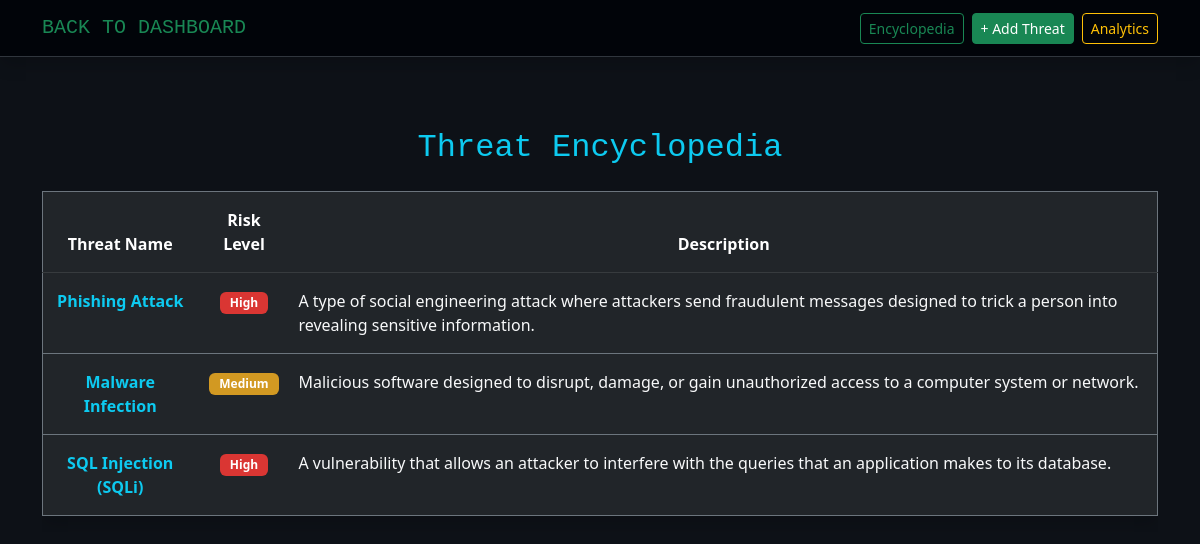
Before: /cyber/threats/ with the older database file.
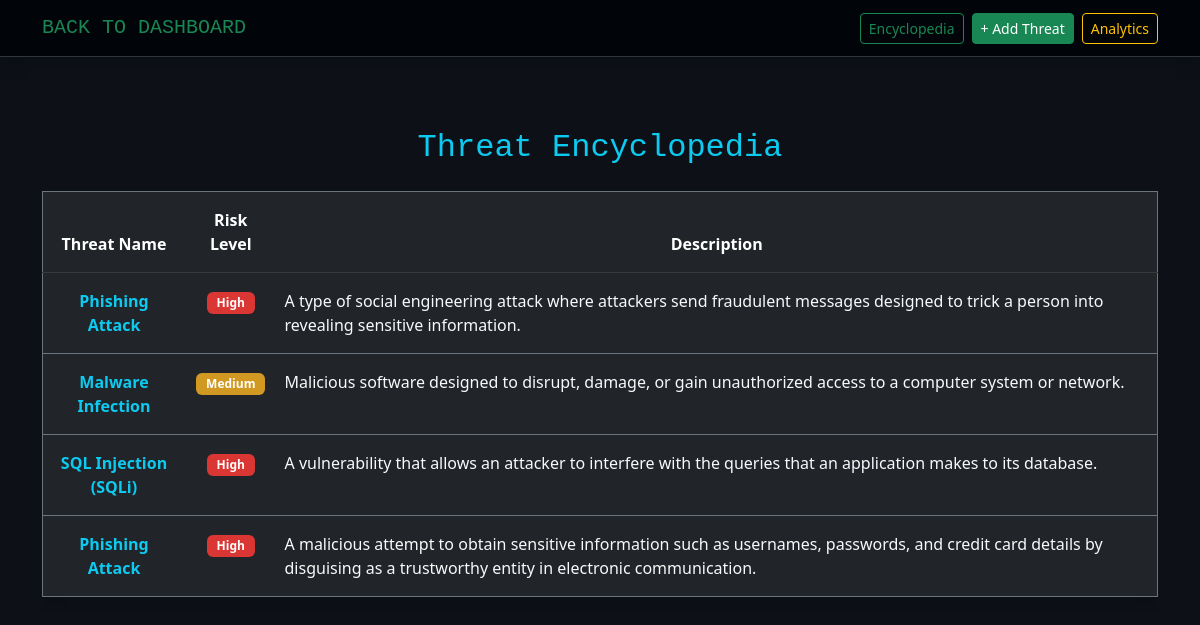
After: the same page with the newer database file.
### cyber_project/models.py (models this page shows, shortened)
class CyberThreat(models.Model):
    RISK_LEVELS = [('High', 'High'), ('Medium', 'Medium'), ('Low', 'Low')]
    name = models.CharField(max_length=100)
    description = models.TextField()
    risk_level = models.CharField(max_length=10, choices=RISK_LEVELS)
    prevention_tips = models.TextField()
    category = models.ForeignKey(ThreatCategory, on_delete=models.CASCADE, null=True, blank=True)
    references = models.ManyToManyField(SecurityReference, blank=True)
    threat_image = models.ImageField(upload_to='threat_pics/', null=True, blank=True)

### cyber_project/views.py (the view)
# urls.py: path('threats/', views.threat_list, name='threat_list'),
def threat_list(request):
    query = request.GET.get('q')
    if query:
        threats = CyberThreat.objects.filter(Q(name__icontains=query) | Q(description__icontains=query))
    else:
        threats = CyberThreat.objects.all().prefetch_related('references')
    return render(request, 'cyber_project/threat_list.html', {'threats': threats})

### cyber_project/templates/cyber_project/threat_list.html
{% extends 'cyber_project/base.html' %}
{% load static %}
{% block content %}
<div class="py-5 text-center">
    <h2 class="mb-4 text-info font-monospace">Threat Encyclopedia</h2>
    <div class="table-responsive">
        <table class="table table-dark table-hover border border-secondary shadow">
            <thead>
                <tr class="table-dark">
                    <th class="py-3">Threat Name</th>
                    <th class="py-3">Risk Level</th>
                    <th class="py-3">Description</th>
                </tr>
            </thead>
            <tbody>
                {% for threat in threats %}
                <tr>
                    <td class="fw-bold text-info py-3">
                        {{ threat.name|truncatechars:25 }}
                    </td>
                    <td class="py-3">
                        <span class="badge badge-{{ threat.risk_level }}">{{ threat.risk_level }}</span>
                    </td>
                    <td class="text-light py-3 text-start">{{ threat.description }}</td>
                </tr>
                {% endfor %}
            </tbody>
        </table>
    </div>
</div>
{% endblock %}

### cyber_project/templates/cyber_project/base.html (shortened to what this page needs)
{% load static %}
<!DOCTYPE html>
<html lang="en">
<head>
    <link href="https://cdn.jsdelivr.net/npm/bootstrap@5.3.0/dist/css/bootstrap.min.css" rel="stylesheet">
</head>
<body>
    <nav class="navbar navbar-dark bg-dark mb-4 shadow">
        <div class="container">
            <a class="navbar-brand text-success font-monospace" href="{% url 'cyber_dashboard' %}">BACK TO DASHBOARD</a>
            <div class="d-flex">
                <a href="{% url 'threat_list' %}" class="btn btn-outline-success btn-sm me-2">Encyclopedia</a>
                <a href="{% url 'add_threat' %}" class="btn btn-success btn-sm me-2">+ Add Threat</a>
                <a href="{% url 'cyber_analytics' %}" class="btn btn-outline-warning btn-sm">Analytics</a>
            </div>
        </div>
    </nav>
    <div class="container">
        {% block content %}
        {% endblock %}
    </div>
</body>
</html>

### cyber_project/templates/cyber_project/base.html (style rules this page uses)
body { background-color: #0d1117; color: #c9d1d9; }
.navbar { background-color: #010409 !important; border-bottom: 1px solid #30363d; }
.badge-High { background-color: #da3633; color: white; padding: 5px 10px; }
.badge-Medium { background-color: #d29922; color: white; padding: 5px 10px; }

Changed rows visible on the page:
added CyberThreat: name "Phishing Attack", risk_level "High", description "A malicious attempt to obtain sensitive information such as usernames, passwords, and credit card details by disguising as a trustworthy entity in electronic communication."
